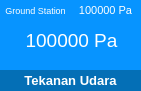
   <widget class="QWidget" name="widget_3" native="true">
    <property name="geometry">
     <rect>
      <x>880</x>
      <y>230</y>
      <width>141</width>
      <height>91</height>
     </rect>
    </property>
    <property name="styleSheet">
     <string notr="true">color: rgb(255, 255, 255);
background-color: rgb(7, 148, 255);</string>
    </property>
    <widget class="QLabel" name="label_4">
     <property name="geometry">
      <rect>
       <x>0</x>
       <y>70</y>
       <width>141</width>
       <height>21</height>
      </rect>
     </property>
     <property name="font">
      <font>
       <family>MS Shell Dlg 2</family>
       <pointsize>10</pointsize>
       <weight>75</weight>
       <bold>true</bold>
      </font>
     </property>
     <property name="autoFillBackground">
      <bool>false</bool>
     </property>
     <property name="styleSheet">
      <string notr="true">color: rgb(255, 255, 255);
background-color: rgb(4, 111, 182);</string>
     </property>
     <property name="text">
      <string>Tekanan Udara</string>
     </property>
     <property name="alignment">
      <set>Qt::AlignCenter</set>
     </property>
    </widget>
    <widget class="QLabel" name="tekanan1_teks">
     <property name="geometry">
      <rect>
       <x>6</x>
       <y>30</y>
       <width>131</width>
       <height>21</height>
      </rect>
     </property>
     <property name="font">
      <font>
       <pointsize>14</pointsize>
      </font>
     </property>
     <property name="text">
      <string>100000 Pa</string>
     </property>
     <property name="alignment">
      <set>Qt::AlignCenter</set>
     </property>
    </widget>
    <widget class="QLabel" name="tekanan0_teks">
     <property name="geometry">
      <rect>
       <x>70</x>
       <y>0</y>
       <width>71</width>
       <height>21</height>
      </rect>
     </property>
     <property name="font">
      <font>
       <pointsize>8</pointsize>
      </font>
     </property>
     <property name="text">
      <string>100000 Pa</string>
     </property>
     <property name="alignment">
      <set>Qt::AlignCenter</set>
     </property>
    </widget>
    <widget class="QLabel" name="ketinggian_teks_5">
     <property name="geometry">
      <rect>
       <x>0</x>
       <y>0</y>
       <width>71</width>
       <height>21</height>
      </rect>
     </property>
     <property name="font">
      <font>
       <pointsize>7</pointsize>
      </font>
     </property>
     <property name="text">
      <string>Ground Station</string>
     </property>
     <property name="alignment">
      <set>Qt::AlignCenter</set>
     </property>
    </widget>
   </widget>
